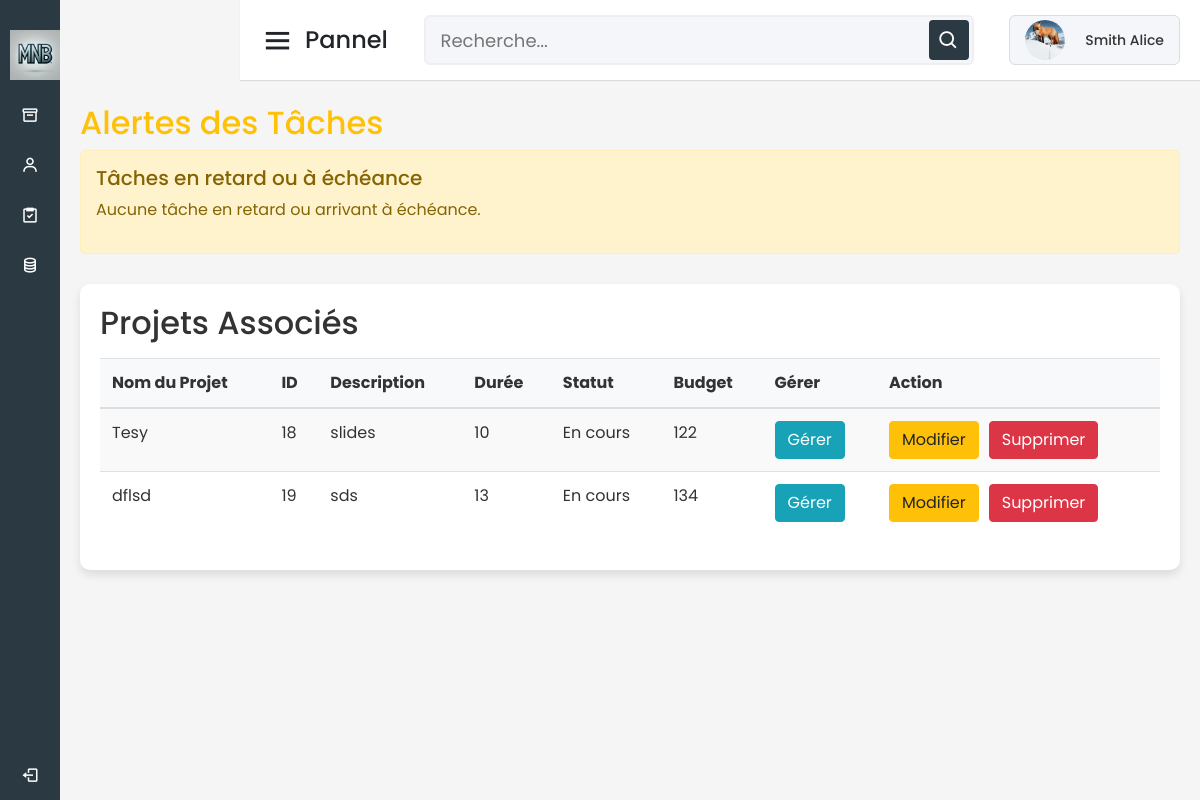
Page /gestion_projet.php (signed in) on the earlier database version.
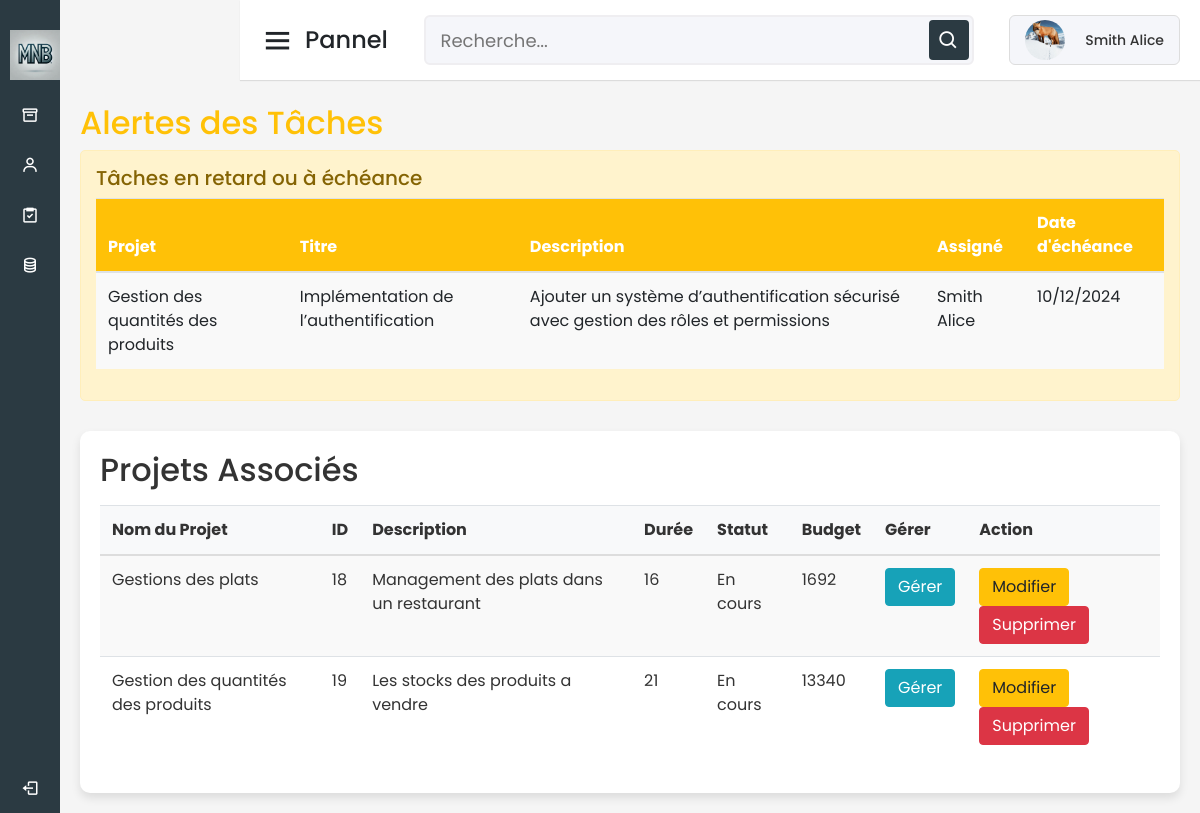
Same page on the later database version.
### tables this page shows
CREATE TABLE `Projet` (
  `IDProjet` int(11) NOT NULL,
  `nomProjet` varchar(50) NOT NULL,
  `Duree_projet` varchar(50) NOT NULL,
  `descriptionProjet` varchar(50) NOT NULL,
  `IDTache` int(11) DEFAULT NULL,
  `Statu` varchar(50) NOT NULL,
  `budget` int(11) NOT NULL,
  `IDUsers` text DEFAULT NULL
);

CREATE TABLE `Tache` (
  `IDTache` int(11) NOT NULL,
  `Titre` varchar(50) NOT NULL,
  `description` varchar(255) DEFAULT NULL,
  `datedebut` varchar(50) NOT NULL,
  `datefin` varchar(50) NOT NULL,
  `IDUser` text DEFAULT NULL,
  `IDProjet` int(11) NOT NULL
);

CREATE TABLE `Utilisateur` (
  `IDUser` int(11) NOT NULL,
  `Email` varchar(50) NOT NULL,
  `MDP` varchar(255) DEFAULT NULL,
  `Nom` varchar(50) NOT NULL,
  `Prenom` varchar(50) NOT NULL,
  `photo` varchar(50) NOT NULL,
  `Statu` varchar(50) NOT NULL
);

### gestion_projet.php (the view, shortened to what this page needs)
<?php
$user_info = [
    'Prenom' => $_SESSION['prenom'],
    'Nom' => $_SESSION['nom'],
    'photo' => $_SESSION['photo'],
    'statu' => $_SESSION['statu'],
    'id_user' => $_SESSION['user_id']
];
$servername = "localhost";
$username = "root";
$password = "";
$dbname = "MNB_data";
$conn = new mysqli($servername, $username, $password, $dbname);
$current_date = date('Y-m-d');
$user_id = $_SESSION['user_id'];
$alert_taches = $conn->query("
    SELECT t.IDTache, t.Titre, t.description, t.datefin, p.nomProjet, u.Prenom, u.Nom
    FROM Tache t
    JOIN Projet p ON t.IDProjet = p.IDProjet
    LEFT JOIN Utilisateur u ON FIND_IN_SET(u.IDUser, t.IDUser)
    WHERE t.datefin <= '$current_date'
    AND FIND_IN_SET('$user_id', p.IDUsers)
    ORDER BY t.datefin ASC
");
function afficherProjets($conn, $user_id) {
    $sql = "SELECT * FROM Projet WHERE FIND_IN_SET('$user_id', IDUsers)";
    $result = $conn->query($sql);
    if ($result->num_rows > 0) {
        while ($row = $result->fetch_assoc()) {
            echo '<tr>';
            echo '<td>' . htmlspecialchars($row["nomProjet"]) . '</td>';
            echo '<td>' . $row["IDProjet"] . '</td>';
            echo '<td>' . htmlspecialchars($row["descriptionProjet"]) . '</td>';
            echo '<td>' . htmlspecialchars($row["Duree_projet"]) . '</td>';
            echo '<td>' . htmlspecialchars($row["Statu"]) . '</td>';
            echo '<td>' . htmlspecialchars($row["budget"]) . '</td>';
            echo '<td>';
            echo '<form method="post" action="plan.php" style="display:inline-block;">
                    <input type="hidden" name="id_projet" value="' . $row["IDProjet"] . '">
                    <button type="submit" class="btn btn-info">Gérer</button>
                  </form>';
            echo '</td>';
            echo '<td>';
            echo '<form method="get" action="modifier_projet.php" style="display:inline-block; margin-right: 10px;">
                    <input type="hidden" name="id" value="' . $row["IDProjet"] . '">
                    <button type="submit" class="btn btn-warning">Modifier</button>
                  </form>';
            echo '<form method="post" action="" style="display:inline-block;">
                    <input type="hidden" name="projet_id" value="' . $row["IDProjet"] . '">
                    <button type="submit" name="supprimer_projet" class="btn btn-danger">Supprimer</button>
                  </form>';
            echo '</td>';
            echo '</tr>';
        }
    } else {
        echo "<tr><td colspan='8'>Aucun projet à afficher.</td></tr>";
    }
}
?>
<!DOCTYPE html>
<html lang="fr" dir="ltr">
<head>
    <link rel="stylesheet" href="css/dashboard.css" />
    <link href="https://stackpath.bootstrapcdn.com/bootstrap/4.5.2/css/bootstrap.min.css" rel="stylesheet" />
    <link href="https://unpkg.com/boxicons@2.0.7/css/boxicons.min.css" rel="stylesheet" />
    <link rel="stylesheet" href="css/gestion_projet.css">
</head>
<body>
    <?php include('sidebar.php'); ?>
    <section class="home-section">
        <?php include('header_gestion.php'); ?>
        <div class="home-content">
            <div class="projects-table">
                <h2 class="text-warning">Alertes des Tâches</h2>
                <div class="alert alert-warning">
                    <h5>Tâches en retard ou à échéance</h5>
                    <?php if ($alert_taches->num_rows > 0): ?>
                        <table class="table table-striped">
                            <thead>
                                <tr>
                                    <th>Projet</th>
                                    <th>Titre</th>
                                    <th>Description</th>
                                    <th>Assigné</th>
                                    <th>Date d'échéance</th>
                                </tr>
                            </thead>
                            <tbody>
                                <?php while ($tache = $alert_taches->fetch_assoc()): ?>
                                    <tr>
                                        <td><?= htmlspecialchars($tache['nomProjet']) ?></td>
                                        <td><?= htmlspecialchars($tache['Titre']) ?></td>
                                        <td><?= htmlspecialchars($tache['description']) ?></td>
                                        <td><?= htmlspecialchars($tache['Prenom'] . ' ' . $tache['Nom']) ?></td>
                                        <td><?= htmlspecialchars(date('d/m/Y', strtotime($tache['datefin']))) ?></td>
                                    </tr>
                                <?php endwhile; ?>
                            </tbody>
                        </table>
                    <?php else: ?>
                        <p>Aucune tâche en retard ou arrivant à échéance.</p>
                    <?php endif; ?>
                </div>
            </div>
            <div class="projects-section">
                <h2>Projets Associés</h2>
                <table class="table table-striped">
                    <thead>
                        <tr>
                            <th>Nom du Projet</th>
                            <th>ID</th>
                            <th>Description</th>
                            <th>Durée</th>
                            <th>Statut</th>
                            <th>Budget</th>
                            <th>Gérer</th>
                            <th>Action</th>
                        </tr>
                    </thead>
                    <tbody>
                        <?php afficherProjets($conn, $user_id); ?>
                    </tbody>
                </table>
            </div>
        </div>
    </section>
</body>
</html>

### sidebar.php
<div class="sidebar">
    <div class="logo-details">
        <a href="index.php" class="active d-flex align-items-center">
            <img src="images/mnb.jpeg" alt="MNB Logo" style="width: 70px; height: 50px; object-fit: contain; position: relative; top: 15px; margin-right: 10px;">
            <span class="logo_name">MNB</span>
        </a>
    </div>
    <ul class="nav-links">
        <li>
            <a href="projet.php">
                <i class="bx bx-box"></i>
                <span class="links_name">Création Projet</span>
            </a>
        </li>
        <?php if ($_SESSION['statu'] === 'Admin'): ?>
            <li>
                <a href="gestion_client.php">
                    <i class="bx bx-user"></i>
                    <span class="links_name">Gestion Clients</span>
                </a>
            </li>
        <?php endif; ?>
        <li>
            <a href="gestion_projet.php">
                <i class="bx bx-task"></i>
                <span class="links_name">Gestion Projets</span>
            </a>
        </li>
        <li>
                <a href="calendrier.php">
                    <i class="bx bx-coin-stack"></i>
                    <span class="links_name">Calendrier</span>
                </a>
            </li>
        <li class="log_out">
            <a href="logout.php">
                <i class="bx bx-log-out"></i>
                <span class="links_name">Déconnexion</span>
            </a>
        </li>
    </ul>
</div>

### header_gestion.php
<nav>
    <div class="sidebar-button">
        <i class="bx bx-menu sidebarBtn"></i>
        <span class="dashboard">Pannel</span>
    </div>
    <div class="search-box">
        <input type="text" placeholder="Recherche..." />
        <i class="bx bx-search"></i>
    </div>
    <div class="profile-details" style="display: flex; align-items: center; background: #f5f6fa; border: 1px solid #ddd; border-radius: 6px; padding: 5px 15px; width: fit-content;">
        <?php if (!empty($user_info['photo'])): ?>
            <img src="pdp/<?php echo htmlspecialchars($user_info['photo']); ?>" alt="Profile Picture" class="rounded-circle" style="width: 40px; height: 40px; object-fit: cover; margin-right: 10px;">
        <?php endif; ?>
        <span class="admin_name" style="font-size: 14px; font-weight: 500; color: #333; white-space: nowrap;"><?php echo htmlspecialchars($user_info['Prenom'] . ' ' . $user_info['Nom']); ?></span>
    </div>
</nav>

### css/dashboard.css (style rules this page uses)
* { margin: 0; padding: 0; box-sizing: border-box; font-family: "Poppins", sans-serif; }
.sidebar { position: fixed; height: 100%; width: 240px; background: #2B3A42; transition: all 0.5s ease; }
.sidebar .logo-details { height: 80px; display: flex; align-items: center; }
.sidebar .logo-details a { text-decoration: none; }
.sidebar .logo-details .logo_name { color: #fff; font-size: 24px; font-weight: 500; }
.sidebar .nav-links { margin-top: 10px; }
.sidebar .nav-links li { position: relative; list-style: none; height: 50px; }
.sidebar .nav-links li a { height: 100%; width: 100%; display: flex; align-items: center; text-decoration: none; transition: all 0.4s ease; }
.sidebar .nav-links li i { min-width: 60px; text-align: center; font-size: 18px; color: #fff; }
.sidebar .nav-links li a .links_name { color: #fff; font-size: 15px; font-weight: 400; white-space: nowrap; }
.sidebar .nav-links .log_out { position: absolute; bottom: 0; width: 100%; }
.home-section { position: relative; background: #f5f5f5; min-height: 100vh; width: calc(100% - 240px); left: 240px; transition: all 0.5s ease; }
.home-section nav { display: flex; justify-content: space-between; height: 80px; background: #fff; align-items: center; position: fixed; width: calc(100% - 240px); left: 240px; z-index: 100; padding: 0 20px; box-shadow: 0 1px 1px rgba(0, 0, 0, 0.1); transition: all 0.5s ease; }
.home-section nav .sidebar-button { display: flex; align-items: center; font-size: 24px; font-weight: 500; }
nav .sidebar-button i { font-size: 35px; margin-right: 10px; }
.home-section nav .search-box { position: relative; height: 50px; max-width: 550px; width: 100%; margin: 0 20px; }
nav .search-box input { height: 100%; width: 100%; outline: none; background: #f5f6fa; border: 2px solid #efeef1; border-radius: 6px; font-size: 18px; padding: 0 15px; }
nav .search-box .bx-search { position: absolute; height: 40px; width: 40px; background: #2B3A42; right: 5px; top: 50%; transform: translateY(-50%); border-radius: 4px; line-height: 40px; text-align: center; color: #fff; font-size: 22px; transition: all 0.4s ease; }
.home-section nav .profile-details { display: flex; align-items: center; background: #f5f6fa; border: 2px solid #efeef1; border-radius: 6px; height: 50px; padding: 0 10px; gap: 10px; width: fit-content; }
nav .profile-details img { height: 40px; width: 40px; border-radius: 50%; object-fit: cover; }
nav .profile-details .admin_name { font-size: 14px; font-weight: 500; color: #333; white-space: nowrap; }
.home-section .home-content { position: relative; padding-top: 104px; }
@media (max-width: 1240px) { .sidebar { width: 60px; } }
@media (max-width: 1240px) { .home-section { width: calc(100% - 60px); left: 60px; } }

### css/gestion_projet.css (style rules this page uses)
.home-content { padding: 20px; }
.alert-warning { background-color: #fff3cd; border-color: #ffeeba; color: #856404; padding: 15px; border-radius: 5px; margin-bottom: 30px; }
.table-striped > tbody > tr:nth-of-type(odd) { background-color: #f9f9f9; }
.table thead th { text-align: left; font-weight: bold; background-color: #ffc107; color: #fff; }
.projects-section { background-color: #fff; padding: 20px; border-radius: 10px; margin-top: 30px; box-shadow: 0 5px 10px rgba(0, 0, 0, 0.1); }
.projects-section h2 { color: #333; margin-bottom: 15px; }
.projects-section table thead th { background-color: #f8f9fa; color: #333; border-bottom: 2px solid #ddd; }
.projects-section table tbody tr td { color: #333; }

Differences in the rows shown:
now on this page (row edited): tache: IDProjet.nomProjet "Gestion des quantités des produits", Titre "Implémentation de l’authentification", description "Ajouter un système d’authentification sécurisé avec gestion des rôles et permissions", IDUser.Nom "Smith Alice", datefin "10/12/2024"
changed projet id 18: nomProjet "Tesy" → "Gestions des plats"; descriptionProjet "slides" → "Management des plats dans un restaurant"; Duree_projet "10" → "16"; budget "122" → "1692"
changed projet id 19: nomProjet "dflsd" → "Gestion des quantités des produits"; descriptionProjet "sds" → "Les stocks des produits a vendre"; Duree_projet "13" → "21"; budget "134" → "13340"
Other differences:
text no longer shown: "Aucune tâche en retard ou arrivant à échéance."
text now shown: "Projet Titre Description Assigné Date d'échéance"
